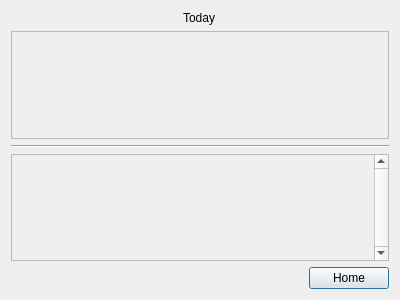
<?xml version="1.0" encoding="UTF-8"?>
<ui version="4.0">
 <class>Dialog</class>
 <widget class="QDialog" name="Dialog">
  <property name="geometry">
   <rect>
    <x>0</x>
    <y>0</y>
    <width>400</width>
    <height>300</height>
   </rect>
  </property>
  <property name="windowTitle">
   <string>Dialog</string>
  </property>
  <layout class="QVBoxLayout" name="verticalLayout">
   <item alignment="Qt::AlignHCenter">
    <widget class="QLabel" name="label">
     <property name="text">
      <string>Today</string>
     </property>
    </widget>
   </item>
   <item>
    <widget class="QScrollArea" name="scrollArea">
     <property name="widgetResizable">
      <bool>true</bool>
     </property>
     <widget class="QWidget" name="scrollAreaWidgetContents">
      <property name="geometry">
       <rect>
        <x>0</x>
        <y>0</y>
        <width>374</width>
        <height>95</height>
       </rect>
      </property>
      <layout class="QVBoxLayout" name="verticalLayout_2"/>
     </widget>
    </widget>
   </item>
   <item>
    <widget class="Line" name="line">
     <property name="orientation">
      <enum>Qt::Horizontal</enum>
     </property>
    </widget>
   </item>
   <item>
    <widget class="QScrollArea" name="scrollArea_2">
        <property name="enabled">
            <bool>true</bool>
        </property>
        <property name="verticalScrollBarPolicy">
            <enum>Qt::ScrollBarAlwaysOn</enum>
        </property>
        <property name="sizeAdjustPolicy">
            <enum>QAbstractScrollArea::AdjustToContents</enum>
        </property>
        <property name="widgetResizable">
            <bool>true</bool>
        </property>
        <widget class="QWidget" name="scrollAreaWidgetContents_2">
            <property name="geometry">
                <rect>
                    <x>0</x>
                    <y>0</y>
                    <width>374</width>
                    <height>94</height>
                </rect>
            </property>
            <layout class="QVBoxLayout" name="verticalLayout_3"/>
        </widget>
    </widget>
   </item>
   <item alignment="Qt::AlignRight">
    <widget class="QPushButton" name="home_Button">
     <property name="text">
      <string>Home</string>
     </property>
    </widget>
   </item>
  </layout>
 </widget>
 <resources/>
 <connections/>
</ui>
